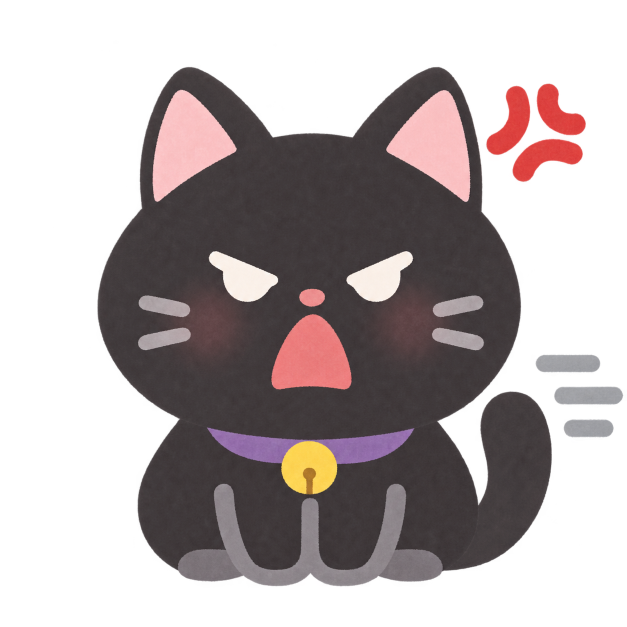
#> input picture src/art-source/black-angry.png, 1254 x 1254 px, given in place of orange-happy.png, which was not available (shown at 1/2 size)
$ python build-art.py
#> lines starting #> are read from the running program, lines starting #| are printed output that depends on the picture
"""把 src/art-source/ 的原始 PNG 轉成遊戲用的 WebP（src/assets/）。

用法：python scripts/build-art.py   （需要 Pillow）
- 貓咪：16 張使用同一個裁切框，確保換表情時貓咪位置完全不動
- 背景：裁掉外框與透明邊
- Logo：輸出 WebP 與 favicon PNG
- 招財貓：裁成正方形小圖
"""
from pathlib import Path
from PIL import Image

ROOT = Path(__file__).resolve().parent.parent
SRC = ROOT / 'src' / 'art-source'
OUT = ROOT / 'src' / 'assets'
CATS = ['orange', 'calico', 'black', 'white']
MOODS = ['happy', 'waiting', 'impatient', 'angry']

CAT_BOX = (36, 123, 1255, 1184)  # 16 張的聯集外框（含表情符號）再留一點邊
CAT_WIDTH = 400
BG_BOX = (74, 82, 1682, 834)  # 去掉圓角木框
BG_WIDTH = 1200


def save_webp(im, path, quality=82):
    path.parent.mkdir(parents=True, exist_ok=True)
    im.save(path, 'WEBP', quality=quality, method=6)
    print(f'{path.relative_to(ROOT)}  {im.size}  {path.stat().st_size // 1024} KB')


def resize_w(im, width):
    return im.resize((width, round(im.height * width / im.width)), Image.LANCZOS)


for cat in CATS:
    for mood in MOODS:
        im = Image.open(SRC / f'{cat}-{mood}.png').convert('RGBA').crop(CAT_BOX)
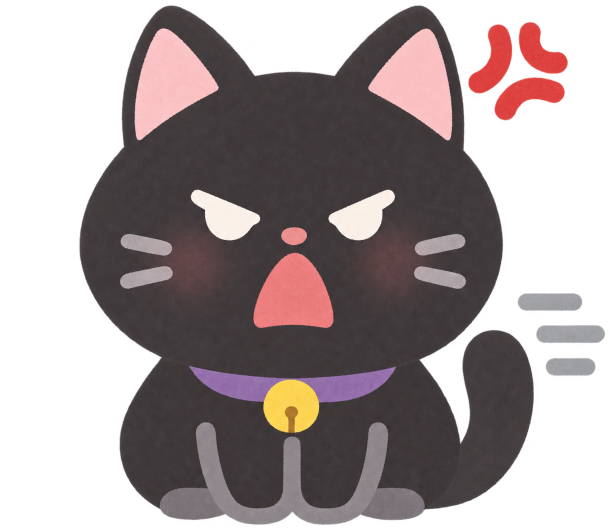
#> im: PIL image 1219x1061 RGBA (shown at 1/2 size); mean R, G, B, A 58.8, 47.6, 48.2, 144.3; transparent parts drawn white
        save_webp(resize_w(im, CAT_WIDTH), OUT / 'cats' / f'{cat}-{mood}.webp')
#> in resize_w, `return im.resize((width, round(im.height * width / im.width)), Image.L..`:
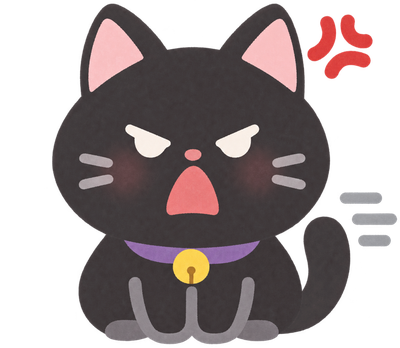
#> returned value: PIL image 400x348 RGBA; mean R, G, B, A 59, 48.1, 48.7, 144.3; transparent parts drawn white
#| src/assets/cats/orange-happy.webp  (400, 348)  20 KB
#> (the run stopped early here; a loop or call above may not have finished)

$ run again, on src/art-source/calico-angry.png
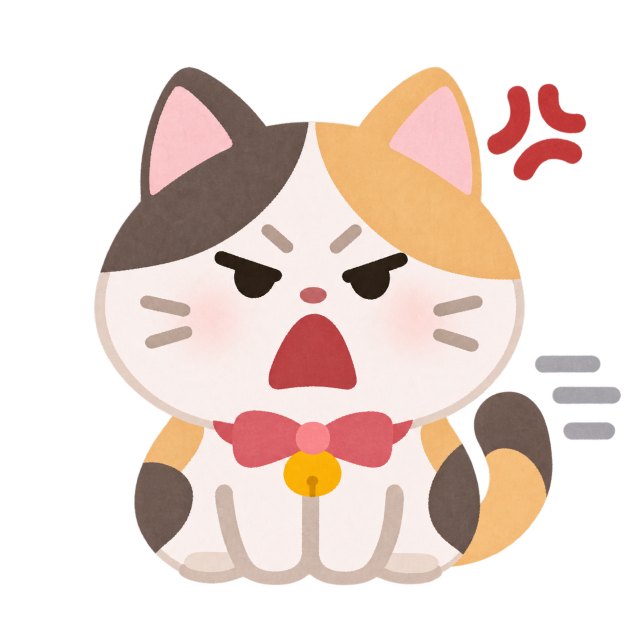
#> input picture src/art-source/calico-angry.png, 1254 x 1254 px, given in place of orange-happy.png, which was not available (shown at 1/2 size)
#> `im = Image.open(SRC / f'{cat}-{mood}.png').convert('RGBA').crop(CAT_BOX)`:
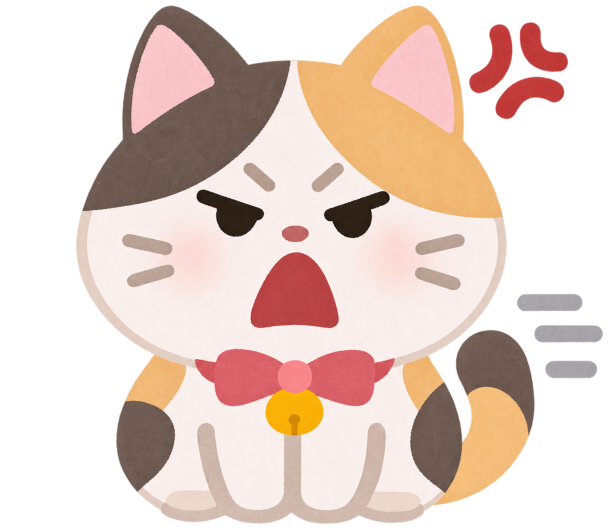
#> im: PIL image 1219x1061 RGBA (shown at 1/2 size); mean R, G, B, A 130.3, 109.2, 98.9, 147.2; transparent parts drawn white
#> in resize_w, `return im.resize((width, round(im.height * width / im.width)), Image.L..`:
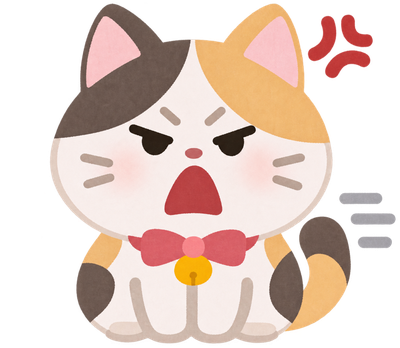
#> returned value: PIL image 400x348 RGBA; mean R, G, B, A 129.6, 108.7, 98.5, 147.2; transparent parts drawn white
#| src/assets/cats/orange-happy.webp  (400, 348)  25 KB
